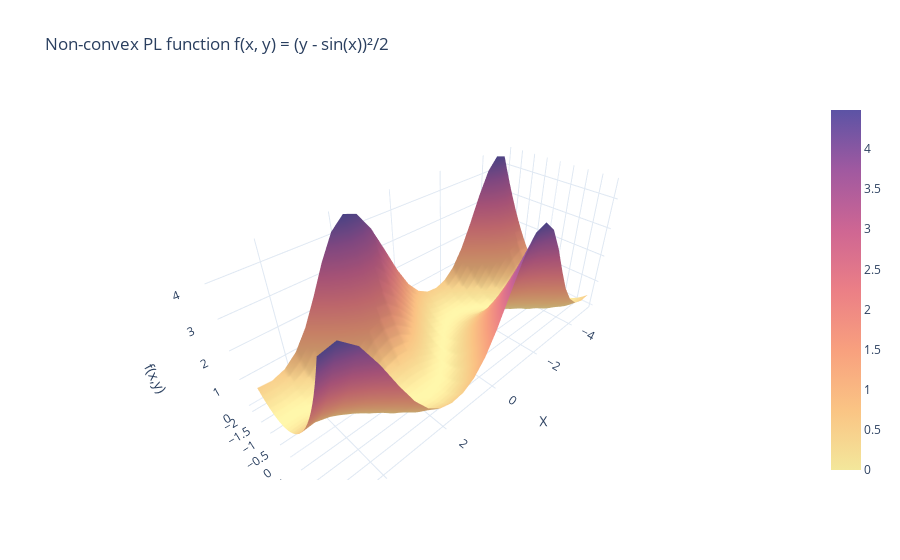

Notebook code for this chart:
### Markdown cell above
<a href="https://colab.research.google.com/github/MerkulovDaniil/optim/blob/master/assets/Notebooks/PL_function.ipynb" target="_parent"><img src="https://colab.research.google.com/assets/colab-badge.svg" alt="Open In Colab"/></a>

### Code cell
import plotly.graph_objects as go
import numpy as np
import plotly.io as pio

pio.renderers.default = "plotly_mimetype+notebook_connected"

# Create a meshgrid for (x, y) values
x = np.linspace(-5, 5, 25)
y = np.linspace(-2, 2, 25)
x, y = np.meshgrid(x, y)

# Compute the function values based on the meshgrid
z = (y - np.sin(x)) ** 2 / 2

# Create the 3D surface plot
fig = go.Figure(data=[go.Surface(z=z, x=x, y=y, colorscale='Sunset')])

# Add axis labels and title
fig.update_layout(scene=dict(
        xaxis_title='X',
        yaxis_title='Y',
        zaxis_title='f(x,y)'
    ),
    title='Non-convex PL function f(x, y) = (y - sin(x))²/2',
    template="plotly_white"
)

plotly_config = {
    'displaylogo': False,
    'toImageButtonOptions': {
        'format': 'svg',
        'filename': 'fmin',
        'height': None,
        'width': None,
        'scale': 1
    },
    'modeBarButtonsToRemove': ['select2d', 'lasso2d'],
    'modeBarButtonsToAdd': ['drawopenpath', 'eraseshape']
}

fig.write_html(
        "PL_non_convex.html",
        config=plotly_config,
        include_plotlyjs="cdn",
        full_html=False,
    )

fig.show()

### Figure 1 — Plotly figure (JSON) as saved in the notebook; plotly's stock layout.template omitted (floating-point values rounded to 4 significant figures; data arrays with more than 128 entries replaced by an {"elided": "..."} marker saying what was removed)
{"data": [{"colorscale": [[0, "rgb(243, 231, 155)"], [0.1667, "rgb(250, 196, 132)"], [0.3333, "rgb(248, 160, 126)"], [0.5, "rgb(235, 127, 134)"], [0.6667, "rgb(206, 102, 147)"], [0.8333, "rgb(160, 89, 160)"], [1, "rgb(92, 83, 165)"]], "type": "surface", "x": {"elided": "25x25 float values"}, "y": {"elided": "25x25 float values"}, "z": {"elided": "25x25 float values"}}], "layout": {"scene": {"xaxis": {"title": {"text": "X"}}, "yaxis": {"title": {"text": "Y"}}, "zaxis": {"title": {"text": "f(x,y)"}}}, "title": {"text": "Non-convex PL function f(x, y) = (y - sin(x))²/2"}}}
